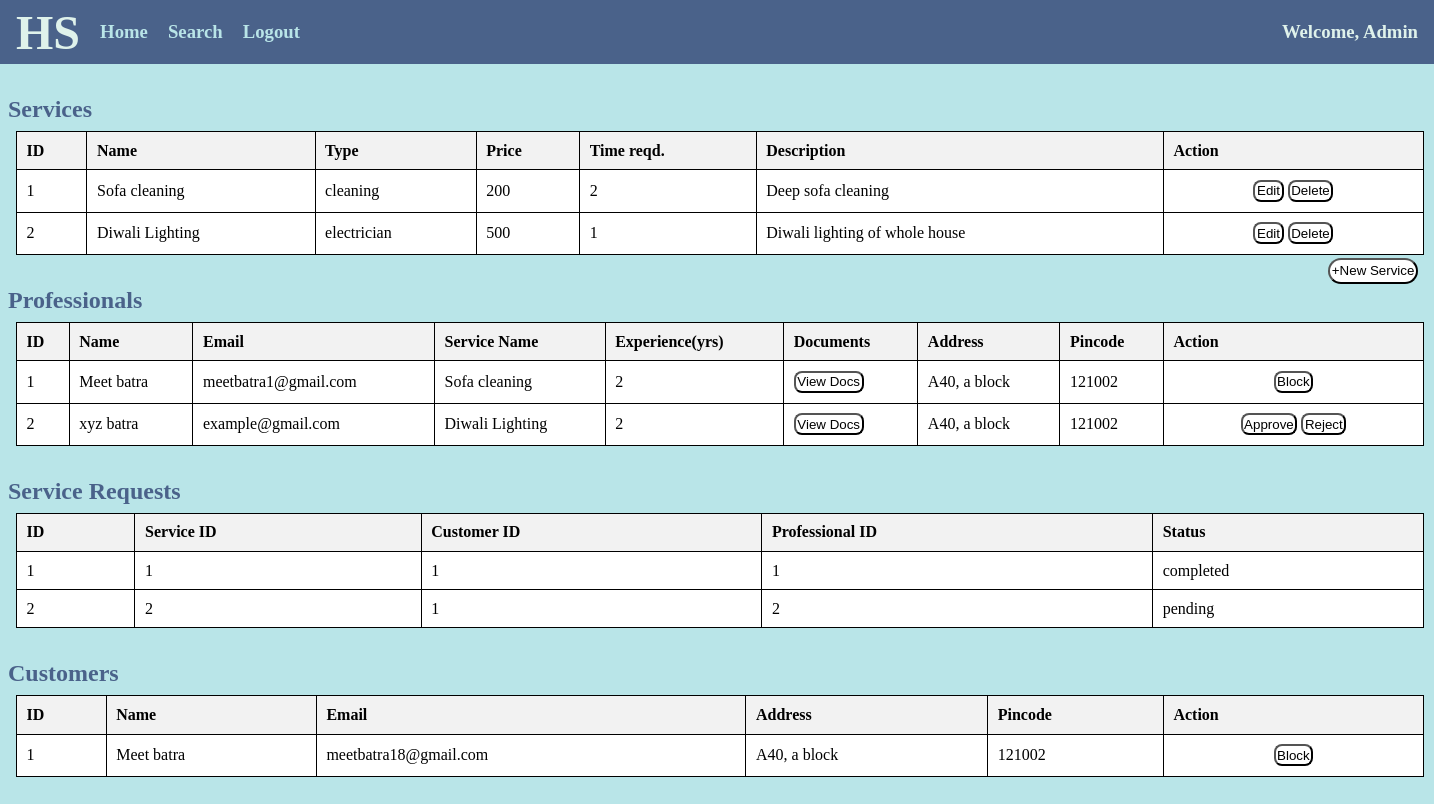
The page /admin/home on the database as committed earlier.
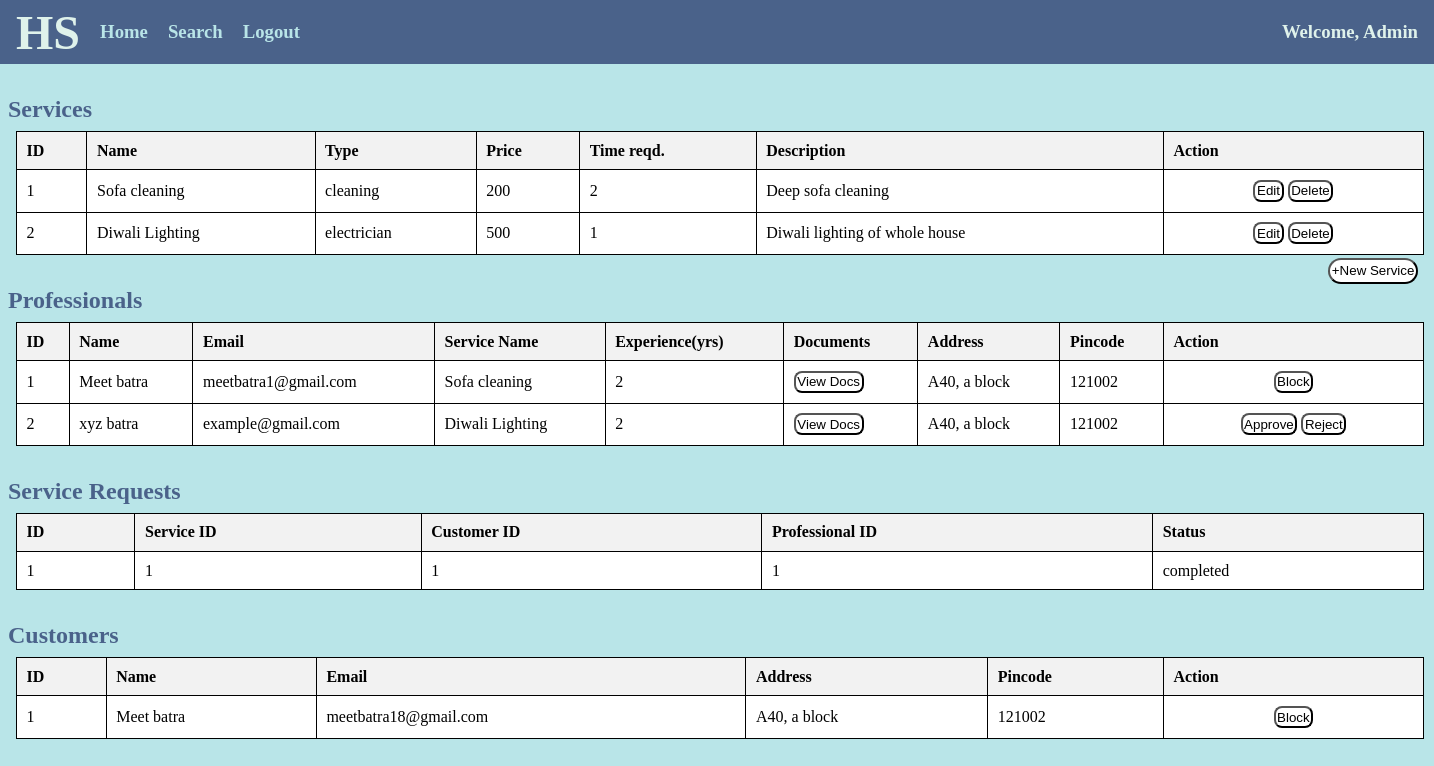
The same page on the database as committed later.
### app.py (models this page shows)
class Service(db.Model):
    __tablename__= "services"
    id = db.Column(db.Integer, primary_key=True, autoincrement=False)
    name = db.Column(db.String, nullable=False)
    type = db.Column(db.String, nullable=False)
    price = db.Column(db.String, nullable=False)
    time_reqd = db.Column(db.String)
    description = db.Column(db.String)

class Professional(db.Model):
    __tablename__="professionals"
    id = db.Column(db.Integer, primary_key=True, autoincrement=False)
    name = db.Column(db.String, nullable=False)
    email = db.Column(db.String, nullable=False, unique=True)
    passw = db.Column(db.String, nullable=False)
    service_id = db.Column(db.Integer, nullable=False)
    service_name = db.Column(db.String, nullable=False)
    experience = db.Column(db.Integer)
    address = db.Column(db.String)
    pincode = db.Column(db.String, nullable=False)
    status = db.Column(db.String, nullable=False)

class Service_Request(db.Model):
    __tablename__="service_requests"
    id = db.Column(db.Integer, primary_key=True, autoincrement=False)
    service_id = db.Column(db.Integer, db.ForeignKey('services.id'), nullable=False)
    cust_id = db.Column(db.Integer, db.ForeignKey('customers.id'), nullable=False)
    prof_id = db.Column(db.Integer, db.ForeignKey('professionals.id'), nullable=False)
    status = db.Column(db.String, nullable=False)

class Customer(db.Model):
    __tablename__="customers"
    id = db.Column(db.Integer, primary_key=True, autoincrement=True)
    name = db.Column(db.String, nullable=False)
    email = db.Column(db.String, unique=True, nullable=False)
    passw = db.Column(db.String, nullable=False)
    address = db.Column(db.String)
    pincode = db.Column(db.String, nullable=False)
    status = db.Column(db.String, nullable=False)

### app.py (the view)
@app.route('/admin/home', methods=['GET','POST'])
def admin_home():
    services=Service.query.all()
    profs=Professional.query.all()
    reqs=Service_Request.query.all()
    customers=Customer.query.all()
    return render_template('admin_home.html',services=services,profs=profs,reqs=reqs,customers=customers)

### templates/admin_home.html (shortened to what this page needs)
<!DOCTYPE html>
<html lang="en">
<head>
    <link rel="stylesheet" href="../static/style_admin_prof.css">
</head>
<body>
    <div class="nav">
        <h1>HS</h1>
        <div class="options">
            <h3><a href="/admin/home">Home</a></h3>
            <h3><a href="/admin/search">Search</a></h3>
            <h3><a href="/">Logout</a></h3>
        </div>
        <div class="greet">
            <h3>Welcome, Admin</h3>
        </div>
    </div>
    <div class="container">
        <div class="services">
            <h2>Services</h2>
            {% if services | length==0 %}
            <div class="msg">
                <h3>No Services</h3>
                <a href="/admin/createService"><button>+New Service</button></a>
            </div>
            {% else %}
            <table>
                <tr>
                    <th>ID</th>
                    <th>Name</th>
                    <th>Type</th>
                    <th>Price</th>
                    <th>Time reqd.</th>
                    <th>Description</th>
                    <th>Action</th>
                </tr>
                {% for service in services %}
                    <tr>
                        <td>{{service.id}}</td>
                        <td>{{service.name}}</td>
                        <td>{{service.type}}</td>
                        <td>{{service.price}}</td>
                        <td>{{service.time_reqd}}</td>
                        <td>{{service.description}}</td>
                        <td class="btn">
                            <a href="/admin/editService/{{service.id}}"><button>Edit</button></a>
                            <a href="/admin/deleteService/{{service.id}}"><button>Delete</button></a>
                        </td>
                    </tr>
                {% endfor %}
            </table>
            <div class="new">
                <a href="/admin/createService"><button>+New Service</button></a>
            </div>
            {% endif %}
        </div>
        <div class="prof">
            <h2>Professionals</h2>
            {% if profs | length==0 %}
                <div class="msg">
                    <h3>No Professionals</h3>
                </div>
            {% else %}
            <table>
                <tr>
                    <th>ID</th>
                    <th>Name</th>
                    <th>Email</th>
                    <th>Service Name</th>
                    <th>Experience(yrs)</th>
                    <th>Documents</th>
                    <th>Address</th>
                    <th>Pincode</th>
                    <th>Action</th>
                </tr>
                {% for prof in profs %}
                    <tr>
                        <td>{{prof.id}}</td>
                        <td>{{prof.name}}</td>
                        <td>{{prof.email}}</td>
                        <td>{{prof.service_name}}</td>
                        <td>{{prof.experience}}</td>
                        <td>
                            <a href="/static/docs/{{prof.id}}.pdf" target="_blank"><button>View Docs</button></a>
                        </td>
                        <td>{{prof.address}}</td>
                        <td>{{prof.pincode}}</td>
                        <td class="btn">
                            {% if prof.status =="Approved" %}
                            <a href="/admin/blockProfessional/{{prof.id}}"><button>Block</button></a>
                            {% elif prof.status == "Rejected" %}
                            {{prof.status}}
                            {% elif prof.status == "Blocked" %}
                            {{prof.status}}
                            {% else %}
                            <a href="/admin/approveProfessional/{{prof.id}}"><button>Approve</button></a>
                            <a href="/admin/rejectProfessional/{{prof.id}}"><button>Reject</button></a>
                            {% endif %}
                        </td>
                    </tr>
                {% endfor %}
            </table>
            {% endif %}
        </div>
        <div class="req">
            <h2>Service Requests</h2>
            {% if reqs | length==0 %}
                <div class="msg">
                    <h3>No Requests</h3>
                </div>
            {% else %}
            <table>
                <tr>
                    <th>ID</th>
                    <th>Service ID</th>
                    <th>Customer ID</th>
                    <th>Professional ID</th>
                    <th>Status</th>
                </tr>
                {% for req in reqs %}
                    <tr>
                        <td>{{req.id}}</td>
                        <td>{{req.service_id}}</td>
                        <td>{{req.cust_id}}</td>
                        <td>{{req.prof_id}}</td>
                        <td>{{req.status}}</td>
                    </tr>
                {% endfor %}
            </table>
            {% endif %}
        </div>
        <div class="customers">
            <h2>Customers</h2>
            {% if customers | length==0 %}
                <div class="msg">
                    <h3>No Customers</h3>
                </div>
            {% else %}
            <table>
                <tr>
                    <th>ID</th>
                    <th>Name</th>
                    <th>Email</th>
                    <th>Address</th>
                    <th>Pincode</th>
                    <th>Action</th>
                </tr>
                {% for customer in customers %}
                    <tr>
                        <td>{{customer.id}}</td>
                        <td>{{customer.name}}</td>
                        <td>{{customer.email}}</td>
                        <td>{{customer.address}}</td>
                        <td>{{customer.pincode}}</td>
                        <td class="btn">
                            {% if customer.status!="Blocked" %}
                                <a href="/admin/blockCustomer/{{customer.id}}"><button>Block</button></a>
                            {% else %}
                                {{customer.status}}
                            {% endif %}
                        </td>
                    </tr>
                {% endfor %}
            </table>
            {% endif %}
        </div>
    </div>
</body>
</html>

### static/style_admin_prof.css (style rules this page uses)
* { margin: 0; padding: 0; }
.nav { height: 4rem; width:100%; display: flex; align-items: center; color: #DFF2EB; background-color: #4A628A; margin-bottom: 2rem; }
h1 { margin-left: 1rem; font-size: 3rem; }
a { text-decoration: none; }
.options a { color: #B9E5E8; }
.options { height: 2rem; width: 15rem; display: flex; align-items: center; justify-content: space-evenly; }
.greet { position: absolute; right:1rem; }
body { background-color: #B9E5E8; }
table { border-collapse: collapse; width: 88rem; margin-left: 1rem; }
th, td { border: 0.1rem solid black; padding: 0.6rem; text-align: left; background-color: white; }
th { background-color: #f2f2f2; }
.services, .req, .prof, .customers { margin-bottom: 2rem; }
h2 { color: #4A628A; margin-bottom: 0.5rem; margin-left: 0.5rem; }
button { background-color: white; padding: 0.1rem; border-radius: 0.5rem; }
.new { position: absolute; right: 1rem; margin-top: 0.2rem; }
.new button { border-radius: 1rem; height: 1.6rem; }
.btn { text-align: center; width: 15rem; }

Rows that differ between the two databases and show on the page:
removed Service_Request: id "2", service_id "2", cust_id "1", prof_id "2", status "pending"
